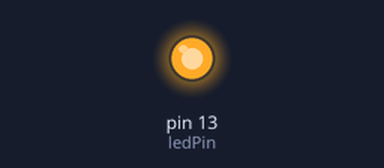
Simulated run of this sketch. Board: Arduino Nano, built with avr-gcc and run on an emulated ATmega328P. On the bench: output pins drawn as LEDs (lit = HIGH). No radio packets arrive unless stated; what the sketch prints to the serial monitor is not drawn.

Above: at 0.1 s.
Timing chart, 0 to 1.6 s (numbered marks = the images above):
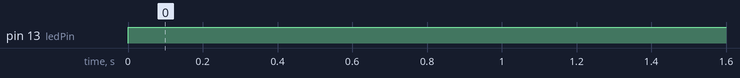

Measured:
- by itself, pin 13 (ledPin): LOW → HIGH at 0.00 s

The sketch:

TCAristide.ino
```cpp
#include <VirtualWire.h>

const int ledPin = 13;      // led connected to digital pin 13

int bouton_1;
int bouton_2;
int bouton_3;

void feu(){
        digitalWrite(ledPin, HIGH);
  char msg1[17]= "gr_aoe_fe_to_red";

    vw_send((uint8_t *)msg1, 17); //strlen(msg) + x
    vw_wait_tx(); // Wait until the whole message is gone
        delay(500);
}

void bouclier(){
        digitalWrite(ledPin, HIGH);
  char msg1[17]= "gr_aoe_bo_to_blue";

    vw_send((uint8_t *)msg1, 17); //strlen(msg) + x
    vw_wait_tx(); // Wait until the whole message is gone
        delay(500);
}

void soins(){
        digitalWrite(ledPin, HIGH);
  char msg1[17]= "gr_aoe_so_to_blue";

    vw_send((uint8_t *)msg1, 17); //strlen(msg) + x
    vw_wait_tx(); // Wait until the whole message is gone
        delay(500);
}

void setup() {
pinMode(A1, INPUT);
pinMode(A5, INPUT);
pinMode(A7, INPUT);
pinMode(ledPin, OUTPUT);
vw_set_tx_pin(12);
vw_setup(2000);
Serial.begin(9600);
Serial.println("Grimoire par contact V1");
}

void loop() {
  feu();
  delay(1000);
/*
bouton_1 = analogRead(A1);
bouton_2 = analogRead(A5);
bouton_3 = analogRead(A7);

//Serial.print(bouton_1) ; Serial.print(bouton_2) ; Serial.println(bouton_3) ;
if (bouton_1 < 800) {feu();}
if (bouton_2 < 800) {bouclier();}
if (bouton_3 < 800) {soins();}

digitalWrite(ledPin, LOW);
*/

}
```
